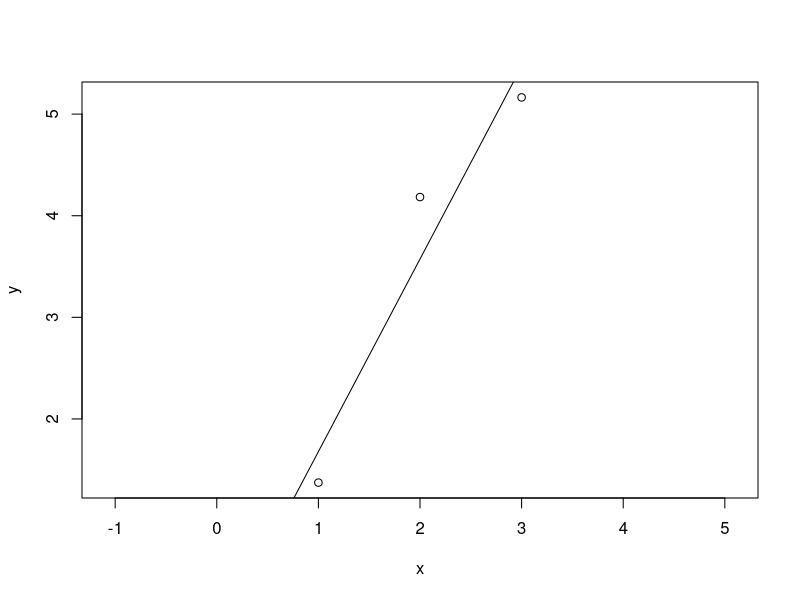
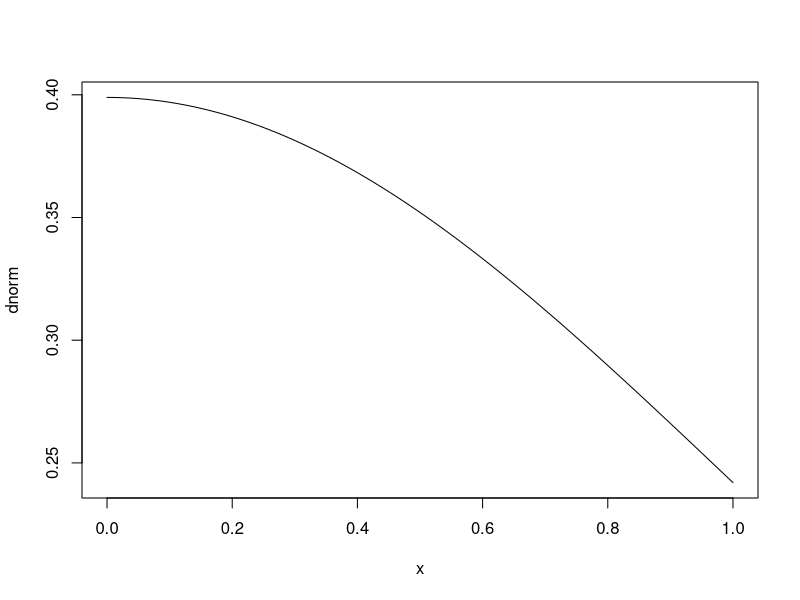
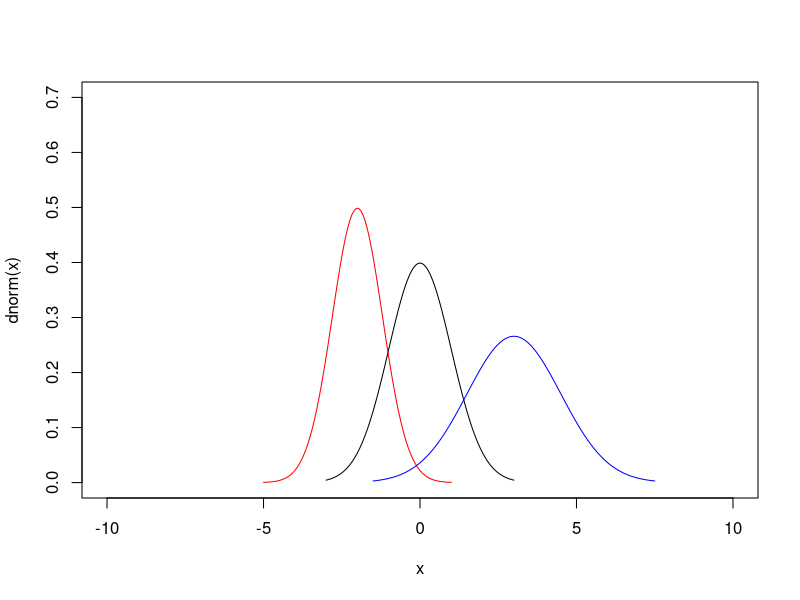
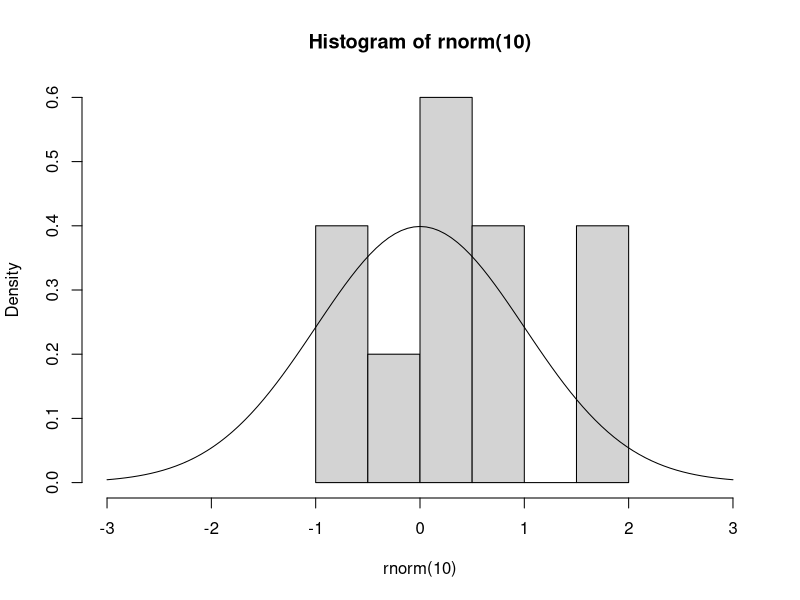
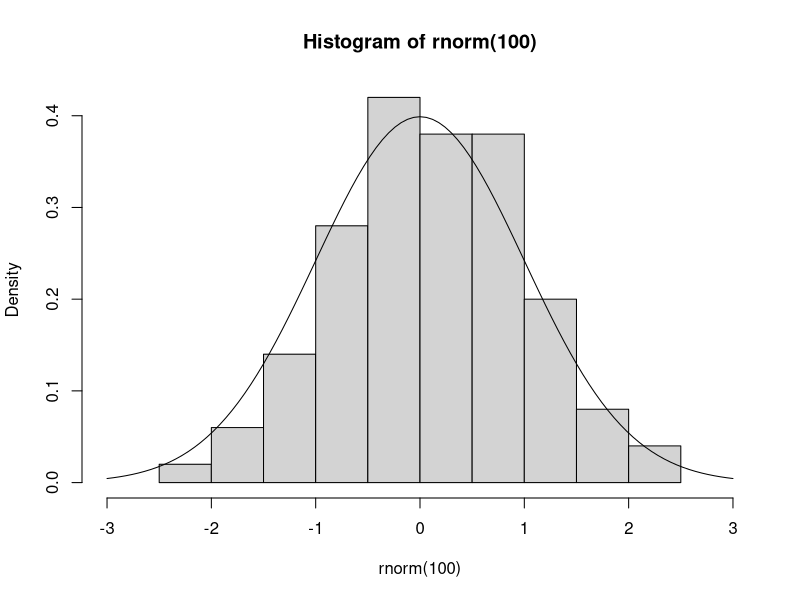

The R script that drew these images, in order:
# Create a vector called x
x <- c(1, 2, 3)
# y = 2*x
y = 2 * x
# Data frame
a <- data.frame(x, y)
# Data frame
data.frame(x, y)
a <- data.frame(x, y)
# Simulation for regression
set.seed(1)
a$y <- a$y +rnorm(3)
## Regression
plot(y ~ x ,a, asp=TRUE)
lm(y ~ x ,a)
a.lm = lm(y ~ x ,a)
abline(a.lm)
summary(a.lm)
## Normal distribution density
plot(dnorm)
curve(dnorm,-3,3, xlim=c(-10,10), ylim=c(0,0.7))
customdnorm <- function(x){dnorm(x, -2, 0.8)}
curve(customdnorm, -5,1, add=TRUE, col="red")
customdnorm <- function(x){dnorm(x, 3, 1.5)}
curve(customdnorm, -1.5,7.5, add=TRUE, col="blue")

## Test random number generator
hist(rnorm(10),  5,  freq=F, xlim=c(-3,3))
curve(dnorm,-3,3, add=T)

hist(rnorm(100),  freq=F, xlim=c(-3,3))
curve(dnorm,-3,3, add=T)

## Recall regression
## Drop the intercept term
a.lm = lm(y ~ x - 1,a)
a.lm
summary(a.lm)

## Covariance and correlation
y <- rnorm(3,sd=2)
cov(x,y)
cor(x,y)
